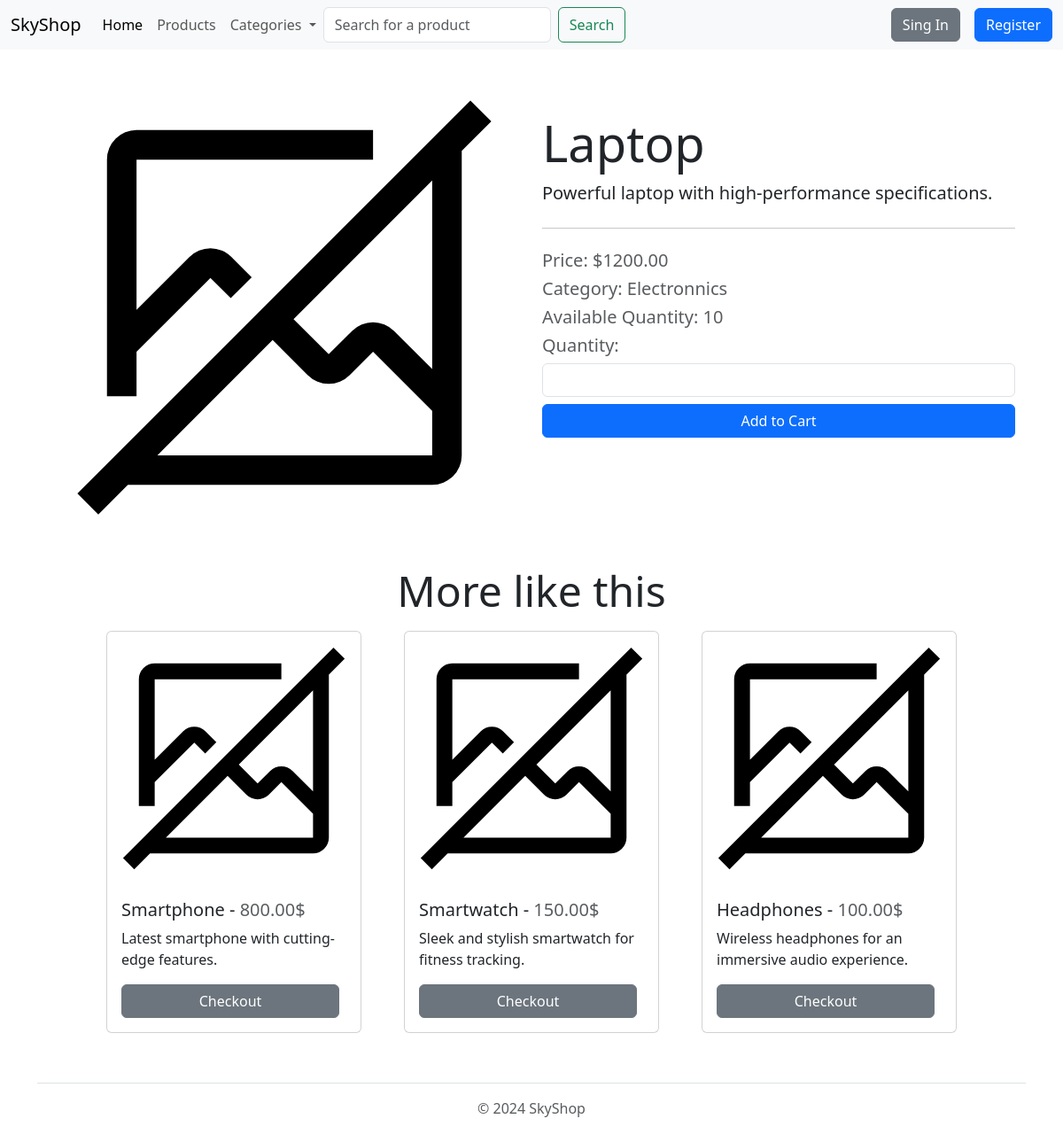
Before: /product/754/ with the older database file.
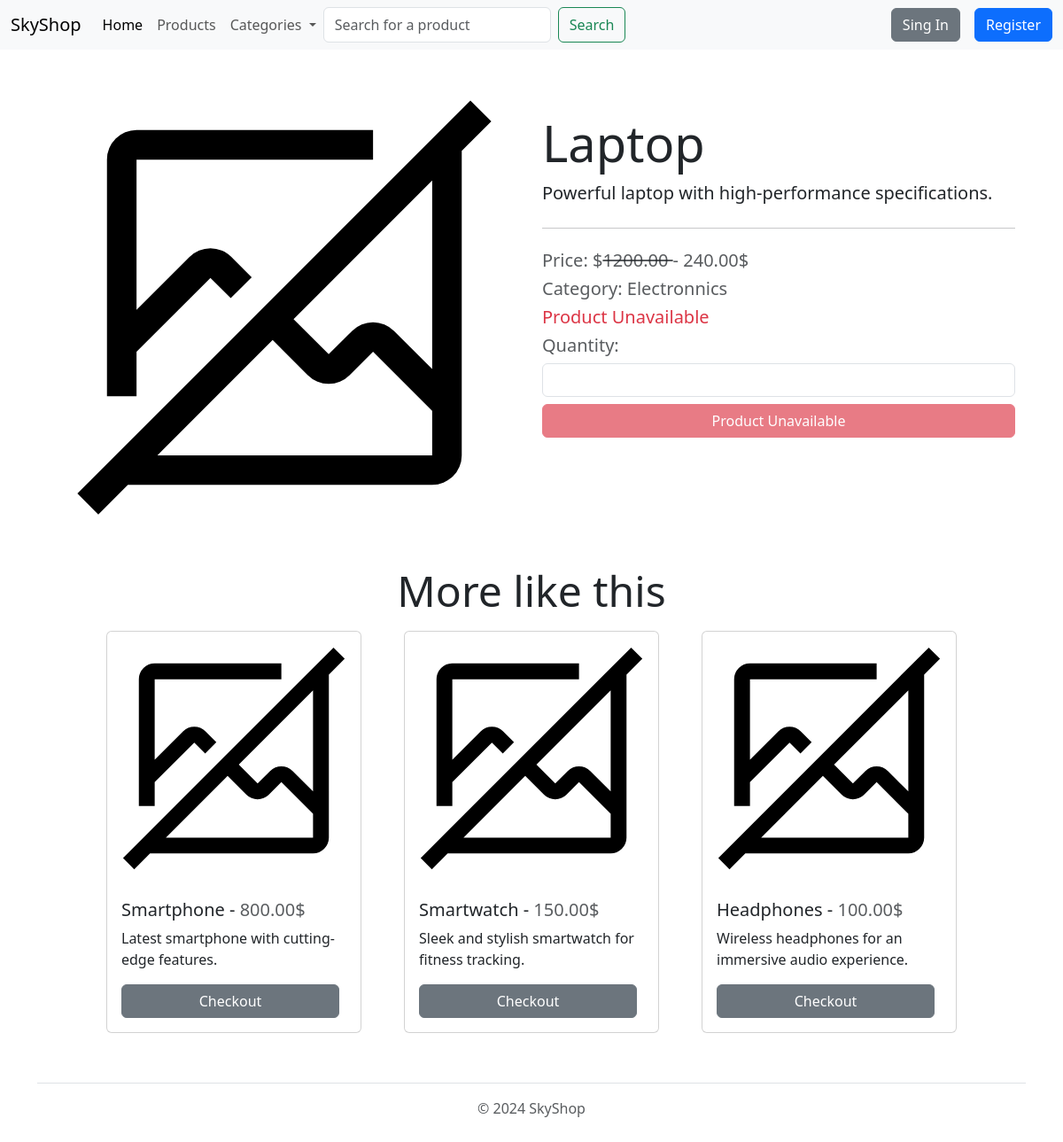
After: the same page with the newer database file.
### store/models.py (models this page shows, shortened)
class Product(models.Model):
    title = models.CharField(max_length=100, unique=True)
    description = models.TextField()
    price = models.DecimalField(max_digits=10, decimal_places=2)
    category = models.ForeignKey(Category, on_delete=models.CASCADE)
    image = models.ImageField(upload_to='products', null=True, blank=True)
    quantity = models.PositiveIntegerField()
    discount = models.PositiveIntegerField(null=True, blank=True)
    sales_count = models.PositiveIntegerField(default=0)

class Category(models.Model):
    name = models.CharField(max_length=100, unique=True)

### store/views.py (the view)
# urls.py: path('product/<int:pk>/', ProductDetailView.as_view(), name='products'),
class ProductDetailView(DetailView):
    model = Product
    template_name = 'product.html'
    def get_context_data(self, **kwargs):
        context = super().get_context_data(**kwargs)
        if self.get_object().discount:
            context['discounted_price'] = round(self.get_object(
            ).price * Decimal(self.get_object().discount / 100), 2)
        context['more_like_this'] = self.get_more_like_this()
        return context
    def get_more_like_this(self):
        category = self.get_object().category
        products = Product.objects.filter(
            category=category, quantity__gt=0).exclude(title__contains=self.get_object().title).order_by('-sales_count')[0:3]
        return products

### store/context_processor.py (called while the page is built)
def categories_context(request):
    categories = Category.objects.all()
    return {'categories': categories}

### store/templates/product.html (shortened to what this page needs)
{% extends 'base.html' %}
{% load static %}
{% block content %}
  <div class="container mt-4">
    <div class="row">
      <div class="col-md-6">
        {% if object.image %}
          <img class="img-fluid" src="{{ object.image.url }}" alt="{{ object.title }}">
        {% else %}
          <img class="img-fluid" src="{% static 'images/no-image.svg' %}" alt="No Image">
        {% endif %}
      </div>
      <div class="col-md-6 pt-5">
        <div class="jumbotron">
            <h1 class="display-4">{{ object.title }}</h1>
            <p class="lead">{{ object.description }}</p>
            <hr class="my-4">
            {% if object.discount %}
            <p class="h5 text-muted ">Price: $<span class="text-decoration-line-through">{{ object.price }} </span>- {{discounted_price}}$</p>
            {% else %}
            <p class="h5 text-muted">Price: ${{ object.price }}</p>
            {% endif %}
            <p class="h5 text-muted">Category: {{ object.category.name }}</p>
            {% if object.quantity > 0 %}
            <p class="h5 text-muted">Available Quantity: {{ object.quantity }}</p>
            {% else %}
            <p class="h5 text-danger">Product Unavailable</p>
            {% endif %}
            <form method="post" action="" class="d-flex flex-column gap-2">
            <div>
                <label for="quantity" class="h5 text-muted">Quantity:</label>
                <input class="form-control" type="number" name="quantity" id="quantity" min="1" max="{{ object.quantity }}" required>
            </div>
            {% if object.quantity > 0 %}
            <a href="{% url 'add-product' product_id=product.id %}" class="btn btn-primary">Add to Cart</a>
            {% else %}
            <a type="submit" class="btn btn-danger disabled">Product Unavailable</a>
            {% endif %}
            </form>
        </div>
      </div>
    </div>
    <div class="jumbotron">
        <p class="display-5 text-center mt-4">More like this</p>
    </div>
    <div class="d-flex justify-content-center gap-5">
        {% for product in more_like_this %}
        <div class="card" style="width: 18rem;">
            <img src="{% if product.image %}{{ product.image.url }}{% else %}{% static 'images/no-image.svg' %}{% endif %}" class="card-img-top" alt="...">
            <div class="card-body">
                <h5 class="card-title">{{ product.title }} - <span class="text-muted">{{ product.price }}$</span></h5>
                <p class="card-text">{{ product.description }}</p>
                <div class="d-grid gap-2 d-md-flex justify-content-md-start">
                    <a class="btn btn-secondary me-md-2 w-100" type="button" href="{% url 'products' pk=product.id %}">Checkout</a>
                </div>
            </div>
        </div>
        {% endfor %}
    </div>
  </div>
{% endblock %}

### store/templates/base.html (shortened to what this page needs)
{% load static %}
<!DOCTYPE html>
<html lang="en">
<head>
    <link href="https://cdn.jsdelivr.net/npm/bootstrap@5.3.2/dist/css/bootstrap.min.css" rel="stylesheet">
</head>
<body>
    <nav class="navbar navbar-expand-lg bg-body-tertiary">
        <div class="container-fluid">
          <a class="navbar-brand" href="{% url 'store-home' %}">SkyShop</a>
          <div class="collapse navbar-collapse" id="navbarSupportedContent">
            <ul class="navbar-nav me-auto mb-2 mb-lg-0">
              <li class="nav-item">
                <a class="nav-link active" aria-current="page" href="{% url 'store-home' %}">Home</a>
              </li>
              <li class="nav-item">
                <a class="nav-link" href="{% url 'products' %}">Products</a>
              </li>
              <li class="nav-item dropdown">
                <a class="nav-link dropdown-toggle" href="#" role="button" data-bs-toggle="dropdown" aria-expanded="false">
                  Categories
                </a>
              </li>
              <form class="d-flex" role="search" action="{% url 'products' %}" method="get">
                <input class="form-control me-2" type="search" name="search" placeholder="Search for a product" aria-label="Search">
                <button class="btn btn-outline-success" type="submit">Search</button>
            </form>
            </ul>
            <div class="d-grid gap-2 d-md-flex justify-content-md-end">
              {% if user.is_authenticated %}
              <a href="#" class="btn btn-outline-secondary me-md-2" type="button">Profile</a>
              <form method="post" action="{% url 'logout' %}">
                {% csrf_token %}
                <button class="btn btn-primary" type="submit">Logout</button>
              </form>
              {% else %}
              <a href="{% url 'login' %}" class="btn btn-secondary me-md-2" type="button">Sing In</a>
              <a href="{% url 'register' %}" class="btn btn-primary" type="button">Register</a>
              {%  endif%}
              </div>
          </div>
        </div>
      </nav>
    <div class="container">
        {% block content %}
        {% endblock %}
    </div>
    <div class="container mt-4">
      <footer class="py-3 my-4">
        <ul class="nav justify-content-center border-bottom pb-3 mb-3">
        </ul>
        <p class="text-center text-muted">© 2024 SkyShop</p>
      </footer>
    </div>
</body>
</html>

Changed rows visible on the page:
changed Product "Laptop": discount empty → 20 (drawn); quantity "10" → (not shown)
Other visible differences:
{{ discounted_price }}: (not shown) → "240.00"
text no longer shown: "Available Quantity: Add to Cart"
text now shown: "- $ Product Unavailable Product Unavailable"
